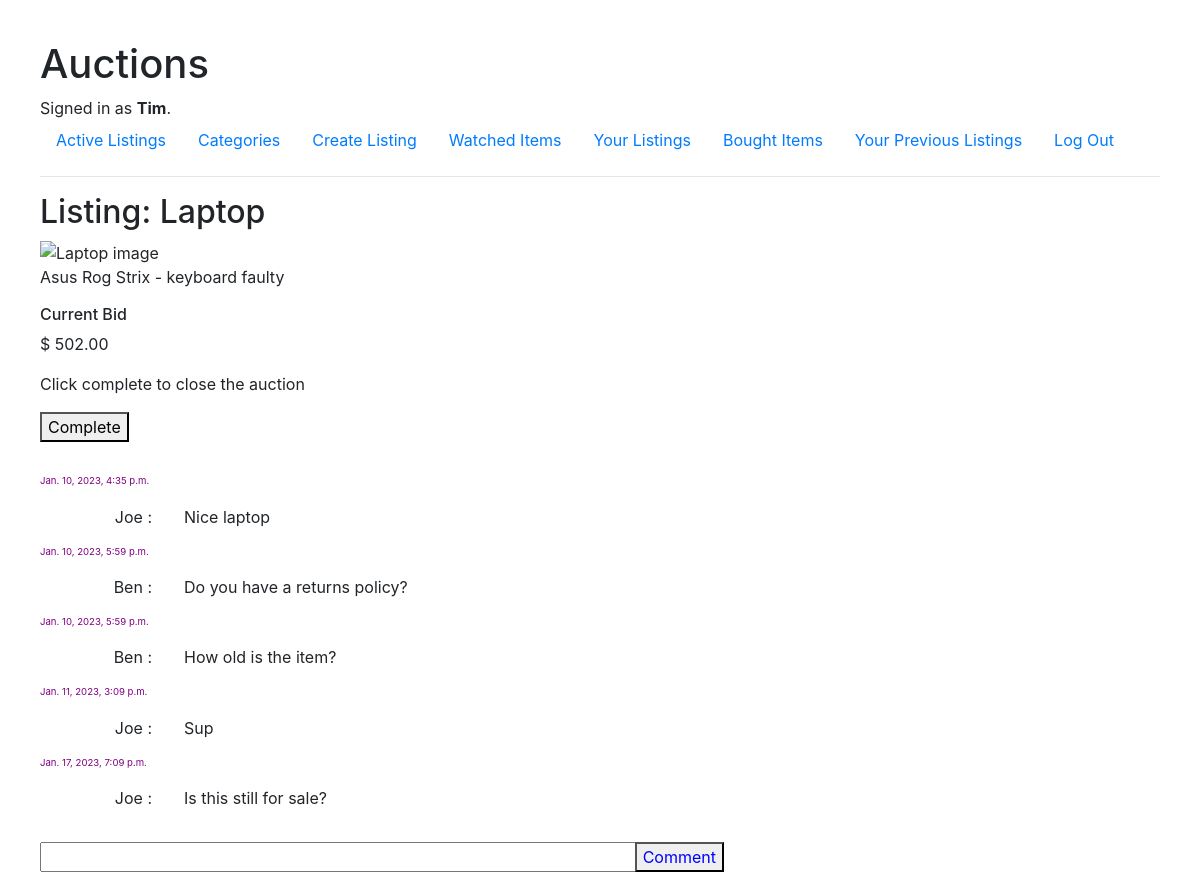
Page /listing/17 (signed in) on the committed database.
### auctions/models.py (models this page shows, shortened)
class User(AbstractUser):
    pass
    def __str__(self):
        return self.username

class Listing(models.Model):
    title = models.CharField(max_length=100)
    description = models.TextField(max_length=300)
    image = models.CharField(max_length=200, validators=[RegexValidator(regex="([^\\s]+(\\.(?i)(jpe?g|png|gif|bmp))$)")], blank=True)
    starting_bid = models.DecimalField(max_digits=10, decimal_places=2 , default=0, validators=[MinValueValidator(0)])
    date = models.DateTimeField(auto_now_add=True)
    is_active = models.BooleanField(default=True)
    winner_id = models.IntegerField(blank=True, null=True)
    winning_bid = models.DecimalField(max_digits=10, decimal_places=2, blank=True, null=True)
    owner_id = models.ForeignKey(User, on_delete=models.CASCADE, blank=True, null=True, related_name="sellerListings")
    category = models.ForeignKey(Category, on_delete=models.SET_NULL, blank=True, null=True, related_name="categoryListings")

class Bid(models.Model):
    bid_amount =  models.DecimalField(max_digits=10, decimal_places=2 , default=0, validators=[MinValueValidator(0.01)])
    user = models.ForeignKey(User, on_delete=models.CASCADE, related_name="userBid")
    listing = models.ForeignKey(Listing, on_delete=models.CASCADE, related_name="listingBid")
    Timestamp = models.DateTimeField(auto_now_add=True)

class Comment(models.Model):
    comment = models.TextField(max_length=300)
    user = models.ForeignKey(User, on_delete=models.CASCADE, related_name="userComments")
    listing = models.ForeignKey(Listing, on_delete=models.CASCADE, related_name="listingComments")
    Timestamp = models.DateTimeField(auto_now_add=True)

### auctions/views.py (the view)
# urls.py: path("listing/<listing_id>", views.listing, name="listing"),
@login_required
def listing(request, listing_id):
    if request.method == "POST":
        starting_price = Listing.objects.get(pk=listing_id).starting_bid
        new_bid = float(request.POST['bid_amount'])
        if new_bid <= 0:
            messages.error(request, "Bid Must be Higher Than 0")
            return HttpResponseRedirect('/listing/' + listing_id)
        if starting_price > new_bid:
            messages.error(request, "Bid Cannot Be Less Than Starting Price")
            return HttpResponseRedirect('/listing/' + listing_id)
        last_bid = Bid.objects.filter(listing = Listing.objects.get(pk=listing_id))
        if last_bid:
            last_bid = last_bid.latest('Timestamp').bid_amount
            if last_bid >= new_bid:
                messages.error(request, "Bid Must be Higher Than Current Bid")
                return HttpResponseRedirect('/listing/' + listing_id)
            else:
                form = NewBidForm(request.POST)
                if form.is_valid():
                    instance = form.save(commit=False)
                    instance.user = request.user
                    instance.listing = Listing.objects.get(pk=listing_id)
                    instance.save()
                    messages.success(request, "Successfully Bid")
                    return HttpResponseRedirect('/listing/' + listing_id)
                else:
                    messages.error(request, "Form Not Entered Correctly")
                    return HttpResponseRedirect('/listing/' + listing_id)
        else:
            form = NewBidForm(request.POST)
            if form.is_valid():
                instance = form.save(commit=False)
                instance.user = request.user
                instance.listing = Listing.objects.get(pk=listing_id)
                instance.save()
                messages.success(request, "Successfully Bid")
                return HttpResponseRedirect('/listing/' + listing_id)
    else:
        listed_item = Listing.objects.filter(id=listing_id).values().distinct()
        listed_item = listed_item[0]
        context = {'listing': listed_item}
        current_bid = Bid.objects.filter(listing = Listing.objects.get(pk=listing_id)).last()
        if current_bid:
            current_bid = current_bid.bid_amount
        if not current_bid:
            minimum_bid =  listed_item['starting_bid']
            context['minimum_bid'] = minimum_bid
        context['current_bid'] = current_bid
        watched = Watchlist.objects.filter(listing = Listing.objects.get(pk=listing_id), user = request.user)
        if watched:
            context['watched'] = watched
        form = NewBidForm()
        comment_form = CommentForm()
        context['form'] = form
        context['comment_form'] = comment_form
        comments = Comment.objects.filter(listing = Listing.objects.get(pk=listing_id)).values().distinct()
        for i in range(len(comments)):
            username = User.objects.get(id=comments[i]['user_id'])
            comments[i]['username'] = username
        context['comments'] = comments
        is_owner = Listing.objects.filter(id = listing_id, owner_id = request.user).values()
        context['is_owner'] = is_owner
        return render(request, "auctions/listing.html", context)

### auctions/forms.py
class NewBidForm(ModelForm):
    class Meta:
        model = Bid
        fields = '__all__'
        exclude = ['user', 'listing', 'Timestamp']

class CommentForm(ModelForm):
    class Meta:
        model = Comment
        fields = '__all__'
        labels = {
            "comment": ""
        }
        exclude = ['user', 'listing', 'Timestamp']
        widgets = {
            'comment': TextInput(attrs={
                'rows': "2",
                }),
        }

### auctions/templates/auctions/listing.html (shortened to what this page needs)
{% extends "auctions/layout.html" %}
{% block body %}
    <div class="listed">
        <h2> Listing: {{listing.title}} </h2>
        <img src="{{listing.image}}" alt="{{listing.title}} image">
        <p>{{listing.description}}</p>
    </div>
    {% if listing.is_active %}
        <div class="bid">
            {% if current_bid %}
                <h6> Current Bid</h6>
                <p> $ {{current_bid}} </p>
            {% else %}
                <h6> Bidding starts at: </h6>
                <p> ${{minimum_bid}} </p>
            {% endif %}
            {% if not is_owner %}
                <form action={% url 'listing' listing_id=listing.id %} method="post">
                    {% csrf_token %}
                    {{form}}
                    <button type="submit">Bid</button>
                </form>
            {% else %}
                <p> Click complete to close the auction </p>
                <form action={% url 'end_auction' listing_id=listing.id %} method="post">
                    <button type="submit"> Complete </button>
                </form>
            {% endif %}
        </div>
    {% endif %}
    <div class="all-comments">
        {% for comment in comments %}
            <div class="comment-group">
                <p class="comment-time"> {{comment.Timestamp}} </p>
                <div class="comment-box">
                    <div class="comment-left">
                        <p> {{comment.username}} : </p>
                    </div>
                    <div class="comment-right">
                        <p> {{comment.comment}} </p>
                    </div>
                </div>
            </div>
        {% endfor %}
        <form action={% url 'comments' listing_id=listing.id %} method="post">
            {{comment_form}}
            <button type="submit">Comment</button>
        </form>
    </div>
{% endblock %}

### auctions/templates/auctions/layout.html (shortened to what this page needs)
{% load static %}
<!DOCTYPE html>
<html lang="en">
    <head>
        <link rel="stylesheet" href="https://stackpath.bootstrapcdn.com/bootstrap/4.4.1/css/bootstrap.min.css">
        <link href="{% static 'auctions/styles.css' %}" rel="stylesheet">
    </head>
    <body>
        <h1>Auctions</h1>
        <div>
            {% if user.is_authenticated %}
                Signed in as <strong>{{ user.username }}</strong>.
            {% else %}
                Not signed in.
            {% endif %}
        </div>
        <ul class="nav">
            <li class="nav-item">
                <a class="nav-link" href="{% url 'index' %}">Active Listings</a>
            </li>
            <li class="nav-item">
                <a class="nav-link" href="{% url 'categories' category='all' %}"> Categories </a>
            </li>
            <li class="nav-item">
                <a class="nav-link" href="{% url 'new_listing' %}"> Create Listing </a>
            </li>
            <li class="nav-item">
                <a class="nav-link" href="{% url 'watchlist' %}"> Watched Items </a>
            </li>
            <li class="nav-item">
                <a class="nav-link" href="{% url 'user_listings' %}"> Your Listings </a>
            </li>
            <li class="nav-item">
                <a class="nav-link" href="{% url 'bought_items' %}"> Bought Items </a>
            </li>
            <li class="nav-item">
                <a class="nav-link" href="{% url 'past_listings' %}"> Your Previous Listings </a>
            </li>
            {% if user.is_authenticated %}
                <li class="nav-item">
                    <a class="nav-link" href="{% url 'logout' %}">Log Out</a>
                </li>
            {% endif %}
        </ul>
            <hr>
            {% block body %}
        {% endblock %}
    </body>
</html>

### auctions/static/auctions/styles.css (style rules this page uses)
body { padding: 40px; background-color: white; }
form { display: block; width: 40rem; margin: auto; text-align: center; }
form > input { margin: 1rem auto 1rem auto; display: block; }
.listed { width: 80vw; }
.listed img { max-height: 20rem; max-width: 100%; }
.bid { text-align: left; }
.bid form { text-align: left; margin-left: 0; }
.all-comments { margin-top: 2rem; text-align: left; width: 60vw; }
.all-comments form { width: 95%; height: 10px; margin-left: 0; position: relative; }
.all-comments form #id_comment { padding-right: 1rem; }
.all-comments form button { color: blue; position: absolute; top: 0; right: 0; }
.all-comments #id_comment { width: 100%; }
.all-comments .comment-group { width: 60vw; }
.all-comments .comment-group .comment-time { font-size: 0.6rem; color: #8d8d8d; color: purple; text-align: left; }
.all-comments .comment-group .comment-box { max-width: 60vw; display: flex; }
.all-comments .comment-group .comment-box .comment-left { width: 20%; padding-right: 2rem; text-align: right; }
.all-comments .comment-group .comment-box .comment-right { width: 70%; }

### rows in the picture
User: username "Tim"
Listing: title "Laptop", description "Asus Rog Strix - keyboard faulty"
Bid: bid_amount "502.00"
Comment: Timestamp "Jan. 10, 2023, 4:35 p.m.", username "Joe", comment "Nice laptop"
Comment: Timestamp "Jan. 10, 2023, 5:59 p.m.", username "Ben", comment "Do you have a returns policy?"
Comment: Timestamp "Jan. 10, 2023, 5:59 p.m.", username "Ben", comment "How old is the item?"
Comment: Timestamp "Jan. 11, 2023, 3:09 p.m.", username "Joe", comment "Sup"
Comment: Timestamp "Jan. 17, 2023, 7:09 p.m.", username "Joe", comment "Is this still for sale?"
